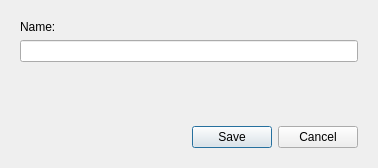
<?xml version="1.0" encoding="UTF-8"?>
<ui version="4.0">
 <class>CustomerDialog</class>
 <widget class="QDialog" name="CustomerDialog">
  <property name="geometry">
   <rect>
    <x>0</x>
    <y>0</y>
    <width>378</width>
    <height>168</height>
   </rect>
  </property>
  <property name="windowTitle">
   <string>Client</string>
  </property>
  <layout class="QGridLayout" name="gridLayout">
   <item row="0" column="0">
    <widget class="QWidget" name="top" native="true">
     <layout class="QVBoxLayout" name="verticalLayout">
      <item>
       <widget class="QLabel" name="nameLabel">
        <property name="text">
         <string>Name:</string>
        </property>
       </widget>
      </item>
      <item>
       <widget class="QLineEdit" name="name"/>
      </item>
      <item>
       <spacer name="verticalSpacer">
        <property name="orientation">
         <enum>Qt::Vertical</enum>
        </property>
        <property name="sizeHint" stdset="0">
         <size>
          <width>20</width>
          <height>40</height>
         </size>
        </property>
       </spacer>
      </item>
     </layout>
    </widget>
   </item>
   <item row="1" column="0">
    <widget class="QWidget" name="footer" native="true">
     <property name="sizePolicy">
      <sizepolicy hsizetype="Preferred" vsizetype="Fixed">
       <horstretch>0</horstretch>
       <verstretch>0</verstretch>
      </sizepolicy>
     </property>
     <layout class="QHBoxLayout" name="horizontalLayout">
      <item>
       <spacer name="horizontalSpacer">
        <property name="orientation">
         <enum>Qt::Horizontal</enum>
        </property>
        <property name="sizeHint" stdset="0">
         <size>
          <width>170</width>
          <height>20</height>
         </size>
        </property>
       </spacer>
      </item>
      <item>
       <widget class="QDialogButtonBox" name="buttonBox">
        <property name="standardButtons">
         <set>QDialogButtonBox::Cancel|QDialogButtonBox::Save</set>
        </property>
       </widget>
      </item>
     </layout>
    </widget>
   </item>
  </layout>
 </widget>
 <resources/>
 <connections>
  <connection>
   <sender>buttonBox</sender>
   <signal>rejected()</signal>
   <receiver>CustomerDialog</receiver>
   <slot>reject()</slot>
   <hints>
    <hint type="sourcelabel">
     <x>334</x>
     <y>268</y>
    </hint>
    <hint type="destinationlabel">
     <x>4</x>
     <y>207</y>
    </hint>
   </hints>
  </connection>
 </connections>
</ui>
